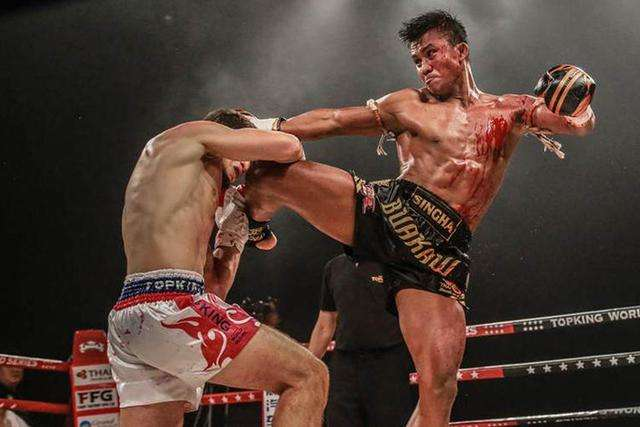
#> input picture opencv+tensorflow/practise/boqiu.jpg, 640 x 427 px
$ python xiangsu.py
#> lines starting #> are read from the running program, lines starting #| are printed output that depends on the picture; after the words box and inside, x2 and y2 are one past the last pixel; in counts of white or black regions, pixels touching at a corner belong together
import cv2

img = cv2.imread('boqiu.jpg',1)
#> img is the input picture: shape (427, 640, 3); mean B, G, R 52.8, 61.3, 81.3

b,g,r = img[100,100]
#> b = 23; g = 28; r = 27

#print(b,g,r)

for i in range(0,427):
    img[i,200] = (255,255,255)
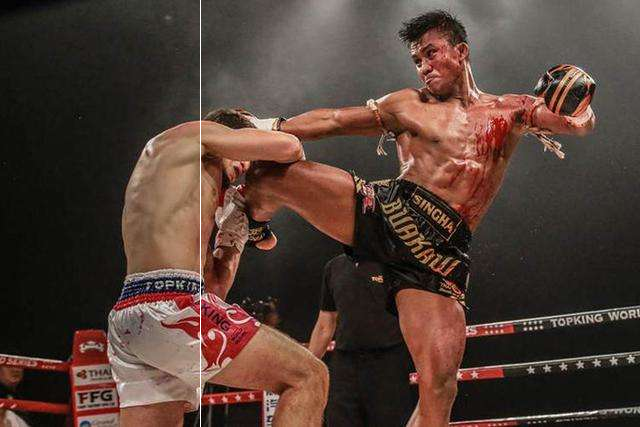
#> img: shape (427, 640, 3); 0.16% of pixels changed, all inside (x1, y1, x2, y2) = (200, 0, 201, 427)

cv2.imshow('hello',img)
cv2.waitKey(0)
